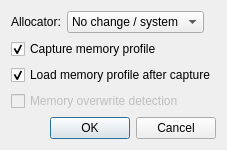
<?xml version="1.0" encoding="UTF-8"?>
<ui version="4.0">
 <class>Inject</class>
 <widget class="QDialog" name="Inject">
  <property name="geometry">
   <rect>
    <x>0</x>
    <y>0</y>
    <width>176</width>
    <height>116</height>
   </rect>
  </property>
  <property name="windowTitle">
   <string>Inject and run</string>
  </property>
  <property name="windowIcon">
   <iconset resource="mtuner.qrc">
    <normaloff>:/MTuner/resources/images/Run.png</normaloff>:/MTuner/resources/images/Run.png</iconset>
  </property>
  <property name="modal">
   <bool>true</bool>
  </property>
  <layout class="QVBoxLayout" name="verticalLayout">
   <item>
    <layout class="QHBoxLayout" name="horizontalLayout">
     <item>
      <widget class="QLabel" name="label">
       <property name="text">
        <string>Allocator:</string>
       </property>
      </widget>
     </item>
     <item>
      <widget class="QComboBox" name="allocatorCombo">
       <item>
        <property name="text">
         <string>No change / system</string>
        </property>
       </item>
       <item>
        <property name="text">
         <string>rpmalloc</string>
        </property>
       </item>
      </widget>
     </item>
     <item>
      <spacer name="horizontalSpacer">
       <property name="orientation">
        <enum>Qt::Horizontal</enum>
       </property>
       <property name="sizeHint" stdset="0">
        <size>
         <width>40</width>
         <height>20</height>
        </size>
       </property>
      </spacer>
     </item>
    </layout>
   </item>
   <item>
    <widget class="QCheckBox" name="capture">
     <property name="text">
      <string>Capture memory profile</string>
     </property>
     <property name="checked">
      <bool>true</bool>
     </property>
    </widget>
   </item>
   <item>
    <widget class="QCheckBox" name="loadAfterCapture">
     <property name="text">
      <string>Load memory profile after capture</string>
     </property>
     <property name="checked">
      <bool>true</bool>
     </property>
    </widget>
   </item>
   <item>
    <widget class="QCheckBox" name="checkBox_2">
     <property name="enabled">
      <bool>false</bool>
     </property>
     <property name="text">
      <string>Memory overwrite detection</string>
     </property>
    </widget>
   </item>
   <item>
    <widget class="QDialogButtonBox" name="buttonBox">
     <property name="orientation">
      <enum>Qt::Horizontal</enum>
     </property>
     <property name="standardButtons">
      <set>QDialogButtonBox::Cancel|QDialogButtonBox::Ok</set>
     </property>
    </widget>
   </item>
  </layout>
 </widget>
 <resources>
  <include location="mtuner.qrc"/>
 </resources>
 <connections>
  <connection>
   <sender>buttonBox</sender>
   <signal>accepted()</signal>
   <receiver>Inject</receiver>
   <slot>accept()</slot>
   <hints>
    <hint type="sourcelabel">
     <x>169</x>
     <y>109</y>
    </hint>
    <hint type="destinationlabel">
     <x>157</x>
     <y>115</y>
    </hint>
   </hints>
  </connection>
  <connection>
   <sender>buttonBox</sender>
   <signal>rejected()</signal>
   <receiver>Inject</receiver>
   <slot>reject()</slot>
   <hints>
    <hint type="sourcelabel">
     <x>169</x>
     <y>109</y>
    </hint>
    <hint type="destinationlabel">
     <x>175</x>
     <y>115</y>
    </hint>
   </hints>
  </connection>
  <connection>
   <sender>allocatorCombo</sender>
   <signal>currentIndexChanged(int)</signal>
   <receiver>Inject</receiver>
   <slot>allocatorChanged(int)</slot>
   <hints>
    <hint type="sourcelabel">
     <x>118</x>
     <y>24</y>
    </hint>
    <hint type="destinationlabel">
     <x>163</x>
     <y>19</y>
    </hint>
   </hints>
  </connection>
  <connection>
   <sender>capture</sender>
   <signal>clicked(bool)</signal>
   <receiver>Inject</receiver>
   <slot>capture(bool)</slot>
   <hints>
    <hint type="sourcelabel">
     <x>90</x>
     <y>47</y>
    </hint>
    <hint type="destinationlabel">
     <x>154</x>
     <y>71</y>
    </hint>
   </hints>
  </connection>
 </connections>
 <slots>
  <slot>allocatorChanged(int)</slot>
  <slot>capture(bool)</slot>
 </slots>
</ui>
